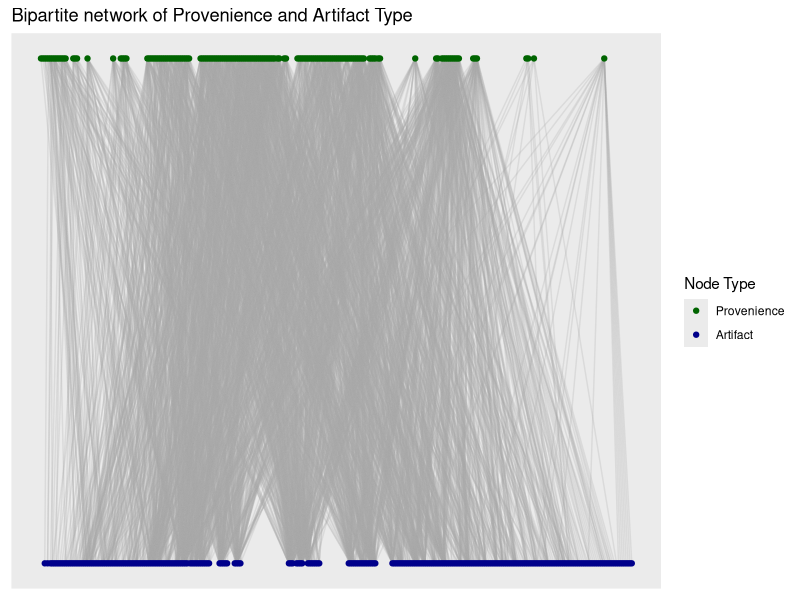
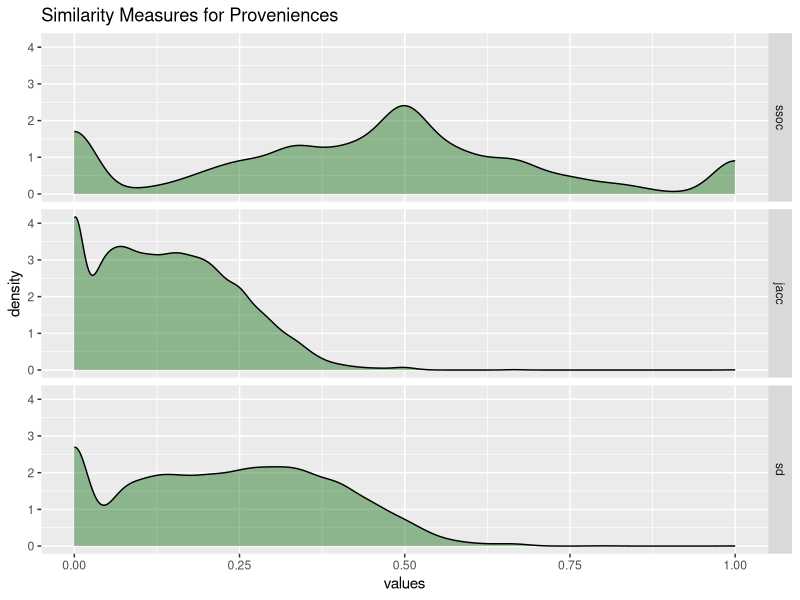
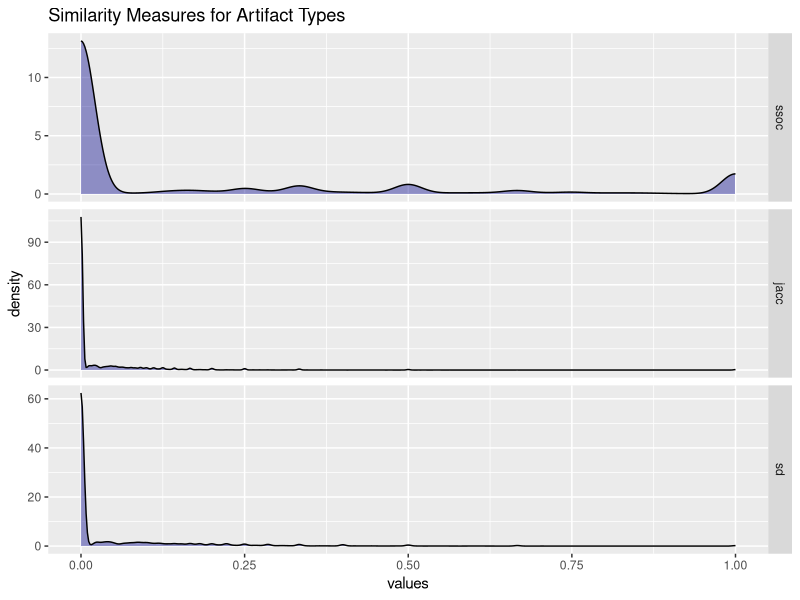
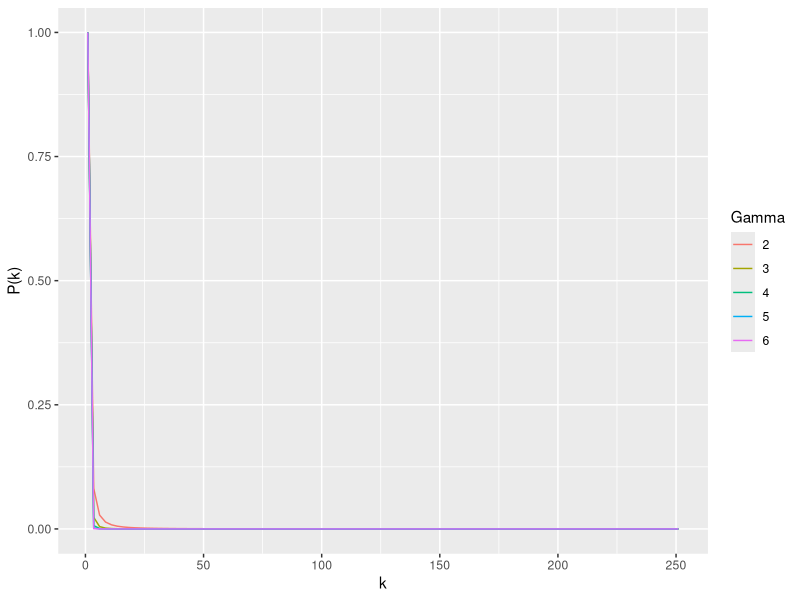
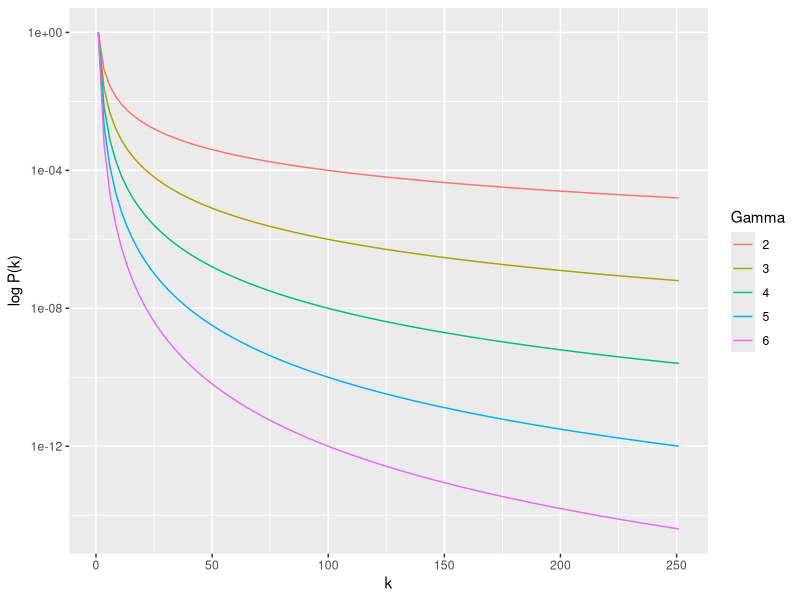
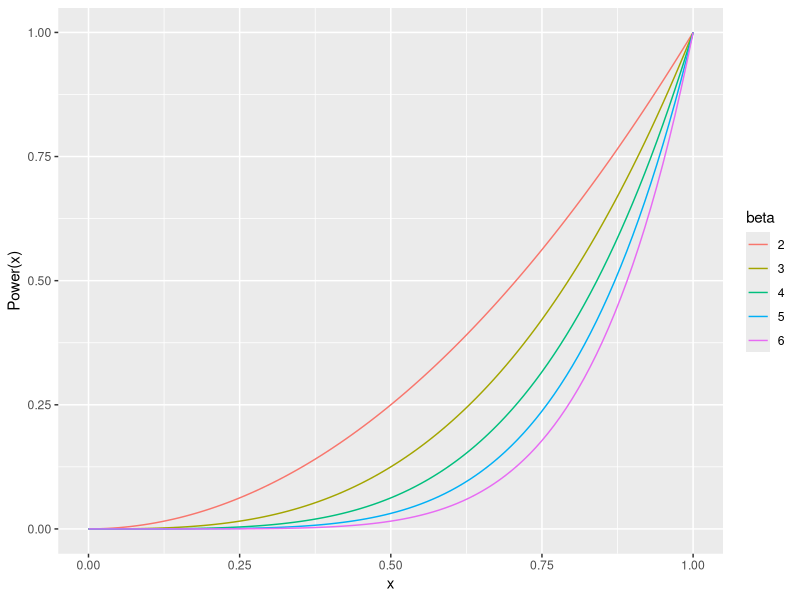

Reproduce these figures in R, in order.
## ---- chunk 1
#| label: code-bpg
#| echo: false
#| message: false

require(tidyverse)
require(igraph)
require(ggraph)

# Import data from file ---------------------------------------------------

dat <- read_csv("./data/Catalog_SiteA.csv",
                col_select = c(LEVEL_ID, CODE))

# Create un-weighted bipartite graph --------------------------------------

g_assemblages_bpg <-
  graph_from_data_frame(unique.data.frame(select(dat, LEVEL_ID, CODE)),
                        directed = FALSE)

V(g_assemblages_bpg)$type <-
  bipartite_mapping(g_assemblages_bpg)$type

## ---- chunk 2
#| label: fig-bipartite-graph
#| fig-cap: "Bipartite network of Provenience and Artifact Type."
#| fig-alt: "Bipartite graph plot of proveniences and artifact types."
#| echo: false
#| message: false
#| warning: false

g_assemblages_bpg_layout <-
  g_assemblages_bpg %>% layout_as_bipartite()

g_assemblages_bpg %>%
  ggraph(layout = g_assemblages_bpg_layout) +
  geom_edge_link(edge_color = "darkgray", edge_alpha = 0.25) +
  geom_node_point(aes(color = type)) +
  scale_color_manual(
    values = c("darkgreen", "darkblue"),
    name = "Node Type",
    breaks = c(FALSE, TRUE),
    labels = c("Provenience", "Artifact")
  ) +
  ggtitle("Bipartite network of Provenience and Artifact Type")


## ---- chunk 3
#| label: code-reestablish-environment
#| echo: false
#| message: false
#| warning: false

# Create incidence matrix from bipartite graph -----------------------------

g_assemblages_bpg_inc <- as_incidence_matrix(g_assemblages_bpg)

# Project one-mode graphs, Szymkiewicz-Simpson -----------------------------

overlap_coef_bin <- function(x) {
  # Calculate the pairwise sums of non-zero matrix elements to find the number
  # of intersecting elements between each input column
  bin_intersect_mat <- t(x) %*% x
  
  # Calculate the input column sums to find the individual size of each set
  col_sum <- apply(x, 2, function(xx)
    sum(xx != 0))
  
  # Find the smaller of each pair of sets by taking the matrix outer minimum
  min_set_size_mat <- outer(col_sum, col_sum, FUN = pmin)
  
  # Szymkiewicz-Simpson overlap coefficient is the pairwise intersection of two
  # sets divided by the size of the smaller set
  res <- bin_intersect_mat / min_set_size_mat
  
  # Set diagonal to identity
  diag(res) <- 1L
  
  # Assign input column names to rows and columns of return matrix
  dimnames(res) <- list(colnames(x), colnames(x))
  
  return(res)
}


## Project provenience -----------------------------------------------------

prov_adj_ssoc <- overlap_coef_bin(t(g_assemblages_bpg_inc))

prov_ssoc_vals <-
  prov_adj_ssoc[lower.tri(prov_adj_ssoc, diag = FALSE)]

## Project artifact types --------------------------------------------------

artifact_adj_ssoc <- overlap_coef_bin(g_assemblages_bpg_inc)

artifact_ssoc_vals <-
  artifact_adj_ssoc[lower.tri(artifact_adj_ssoc, diag = FALSE)]

# Project one-mode graphs, Sorenson-Dice -----------------------------------

soren_dice_sim_bin <- function(x) {
  # Calculate the pairwise sums of non-zero matrix elements to find the number
  # of intersecting elements between each input column
  bin_intersect_mat <- t(x) %*% x
  
  # Calculate the input column sums, to find the individual size of each set
  col_sum <- apply(x, 2, function(xx)
    sum(xx != 0))
  
  # Calculate the matrix outer sums for pairwise sum of set sizes
  set_size_sum_mat <- outer(col_sum, col_sum, FUN = "+")
  
  # Sorenson-Dice index is twice the size of the intersection divided by the
  # sum of the size for each set
  res <- (2 * bin_intersect_mat) / set_size_sum_mat
  
  # Set diagonal to identity
  diag(res) <- 1L
  
  # Assign input column names to rows and columns of return matrix
  dimnames(res) <- list(colnames(x), colnames(x))
  return(res)
  
}

## Project provenience -----------------------------------------------------

prov_adj_sd <- soren_dice_sim_bin(t(g_assemblages_bpg_inc))

prov_sd_vals <-
  prov_adj_sd[lower.tri(prov_adj_sd, diag = FALSE)]

## Project artifact types --------------------------------------------------

artifact_adj_sd <- soren_dice_sim_bin(g_assemblages_bpg_inc)

artifact_sd_vals <-
  artifact_adj_sd[lower.tri(artifact_adj_sd, diag = FALSE)]

# Project one-mode graphs, Jaccard ----------------------------------------

jaccard_sim_bin <- function(x) {
  # Calculate the pairwise sums of non-zero matrix elements to find the number
  # of intersecting elements between each input column
  bin_intersect_mat <- t(x) %*% x
  
  # Calculate the input column sums to find the individual size of each set
  x_col_sum <- apply(x, 2, function(xx)
    sum(xx != 0))
  
  # Calculate the matrix outer sums for pairwise sum of set sizes
  set_size_sum_mat <- outer(x_col_sum, x_col_sum, FUN = "+")
  
  # Jaccard index is intersection of set sizes over the size of the union of
  # sets
  res <- bin_intersect_mat / (set_size_sum_mat - bin_intersect_mat)
  
  # Set diagonal to identity
  diag(res) <- 1L
  
  # Assign input column names to rows and columns of return matrix
  dimnames(res) <- list(colnames(x), colnames(x))
  
  return(res)
}

## Project provenience -----------------------------------------------------

prov_adj_jacc <- jaccard_sim_bin(t(g_assemblages_bpg_inc))

prov_jacc_vals <-
  prov_adj_jacc[lower.tri(prov_adj_jacc, diag = FALSE)]

## Project artifact types --------------------------------------------------

artifact_adj_jacc <- jaccard_sim_bin(g_assemblages_bpg_inc)

artifact_jacc_vals <-
  artifact_adj_jacc[lower.tri(artifact_adj_jacc, diag = FALSE)]

# Comparing similarity measures -------------------------------------------

prov_sims <-
  data.frame(ssoc = prov_ssoc_vals,
             jacc = prov_jacc_vals,
             sd = prov_sd_vals)

artifact_sims <-
  data.frame(ssoc = artifact_ssoc_vals,
             jacc = artifact_jacc_vals,
             sd = artifact_sd_vals)

## ---- chunk 4
#| label: fig-sim-prov
#| fig-cap: "Similarity measures for proveniences."
#| fig-alt: "Similarity measures for proveniences."
#| echo: false
#| message: false
#| warning: false

# Plot densities by similarity measure
prov_sims %>% stack() %>%
  ggplot(aes(x = values)) +
  geom_density(fill = "darkgreen",
               alpha = 0.4) +
  facet_grid(ind ~ ., scales = "fixed") +
  ggtitle("Similarity Measures for Proveniences")

## ---- chunk 5
#| label: fig-sim-artifact
#| fig-cap: "Similarity measures for artifact types."
#| fig-alt: "Similarity measures for artifact types."
#| echo: false
#| message: false
#| warning: false

# Plot densities by similarity measure
artifact_sims %>% stack() %>%
  ggplot(aes(x = values)) +
  geom_density(fill = "darkblue",
               alpha = 0.4) +
  facet_grid(ind ~ ., scales = "free") +
  ggtitle("Similarity Measures for Artifact Types")

## ---- chunk 6
#| label: fig-power-law
#| fig-cap: "Power-law distribution for different values of gamma."
#| fig-alt: "Power-law distribution for different values of gamma."
#| echo: false
#| message: false
#| warning: false

powerlaw_pdf <- function(x, gamma = 1) {
  density <- x ^ (-gamma)
  return(density)
}

ggplot(data.frame(x = c(1, 251)), aes(x = x)) +
  stat_function(fun = powerlaw_pdf, args = list(gamma = 2), aes(color = "2")) +
  stat_function(fun = powerlaw_pdf, args = list(gamma = 3), aes(color = "3")) +
  stat_function(fun = powerlaw_pdf, args = list(gamma = 4), aes(color = "4")) +
  stat_function(fun = powerlaw_pdf, args = list(gamma = 5), aes(color = "5")) +
  stat_function(fun = powerlaw_pdf, args = list(gamma = 6), aes(color = "6")) +
  labs(color = "Gamma") +
  ylab("P(k)") + xlab("k")

## ---- chunk 7
#| label: fig-power-law-log
#| fig-cap: "Log-scale power-law distribution for different values of gamma."
#| fig-alt: "Log-scale power-law distribution for different values of gamma."
#| echo: false
#| message: false
#| warning: false

ggplot(data.frame(x = c(1, 251)), aes(x = x)) +
  stat_function(fun = powerlaw_pdf, args = list(gamma = 2), aes(color = "2")) +
  stat_function(fun = powerlaw_pdf, args = list(gamma = 3), aes(color = "3")) +
  stat_function(fun = powerlaw_pdf, args = list(gamma = 4), aes(color = "4")) +
  stat_function(fun = powerlaw_pdf, args = list(gamma = 5), aes(color = "5")) +
  stat_function(fun = powerlaw_pdf, args = list(gamma = 6), aes(color = "6")) +
  scale_y_continuous(trans = "log10") +
  labs(color = "Gamma") +
  ylab("log P(k)") + xlab("k")

## ---- chunk 8

hard_threshold_adjacency <- function(sim_mat, tau) {
  return(ifelse(sim_mat < tau, 0, 1))
}

## ---- chunk 9

power_adj <- function(x, beta) {
  abs(x) ^ beta
}

## ---- chunk 10
#| label: fig-power-adjacency
#| fig-cap: "Power adjacency distribution for different values of beta."
#| fig-alt: "Power adjacency distribution for different values of beta."
#| echo: false
#| message: false
#| warning: false

ggplot(data.frame(x = seq(0, 1, length.out = 1000)), aes(x = x)) +
  stat_function(fun = power_adj, args = list(beta = 2), aes(color = "2")) +
  stat_function(fun = power_adj, args = list(beta = 3), aes(color = "3")) +
  stat_function(fun = power_adj, args = list(beta = 4), aes(color = "4")) +
  stat_function(fun = power_adj, args = list(beta = 5), aes(color = "5")) +
  stat_function(fun = power_adj, args = list(beta = 6), aes(color = "6")) +
  labs(color = "beta") +
  ylab("Power(x)") + xlab("x")
